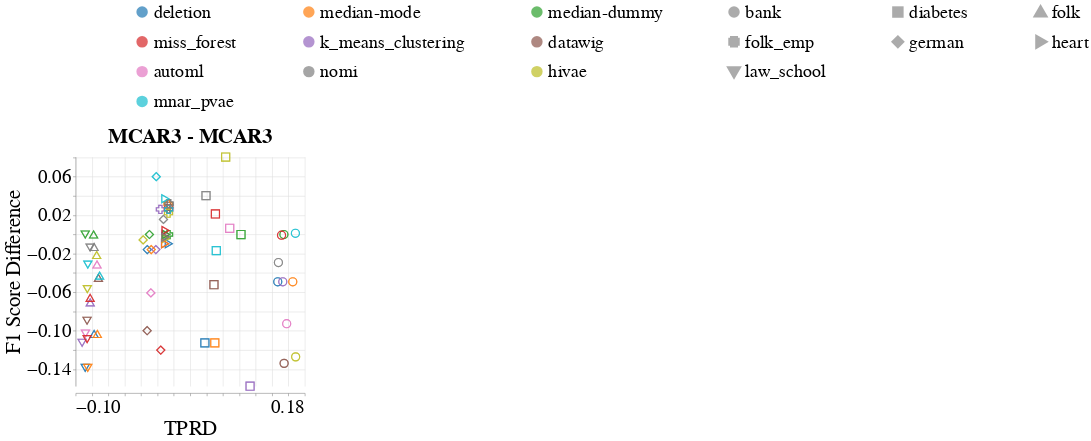

Notebook code cell kept with this figure:
### Markdown cell above
### Disparity Metrics

### Code cell
create_scatter_plot(missingness_types=[
                        {'train': 'MCAR3', 'test': 'MCAR3'},
                        # {'train': 'MAR3', 'test': 'MAR3'},
                        # {'train': 'MNAR3', 'test': 'MNAR3'},
                        # {'train': 'mixed_exp', 'test': 'MCAR1 & MAR1 & MNAR1'},
                    ],
                    imputation_quality_metric_name='f1_score_difference',
                    model_performance_metric_name='Equalized_Odds_TPR',
                    dataset_to_column_name=DATASET_TO_COLUMN_NAME,
                    dataset_to_group=DATASETS_SENSITIVE_ATTRS,
                    shape_by='Dataset_Name', # Dataset_Name or Model_Name
                    base_font_size=30,
                    db_client_1=db_client_1,
                    db_client_3=db_client_3)

### Figure 1 — Vega-Lite specification as saved in the notebook (floating-point values rounded to 4 significant figures; data arrays with more than 128 entries replaced by an {"elided": "..."} marker saying what was removed)
{"config": {"view": {"continuousWidth": 400, "continuousHeight": 300, "stroke": null}, "axis": {"labelFontSize": 34, "labelFontWeight": "normal", "titleFontSize": 36, "titleFontWeight": "normal"}, "facet": {"spacing": 30}, "header": {"labelFontSize": 36, "labelFontWeight": "bold", "labelOrient": "top", "labelPadding": 5, "titleFontSize": 36}, "legend": {"columns": 3, "direction": "horizontal", "labelFontSize": 32, "labelLimit": 400, "orient": "top", "symbolOffset": 100, "symbolStrokeWidth": 10, "titleAnchor": "middle", "titleFontSize": 34, "titleLimit": 300}, "title": {"fontSize": 36}}, "data": {"name": "data-cb8407b9975eb5ff41b2b65246ba1369"}, "facet": {"column": {"field": "Missingness_Type", "sort": ["MCAR3 - MCAR3"], "title": null, "type": "nominal"}}, "spec": {"layer": [{"mark": {"type": "point", "size": 200}, "encoding": {"color": {"field": "Null_Imputer_Name", "scale": {"scheme": "category10"}, "sort": ["deletion", "median-mode", "median-dummy", "miss_forest", "k_means_clustering", "datawig", "automl", "nomi", "tdm", "edit_gain", "gain", "hivae", "notmiwae", "mnar_pvae"], "title": null, "type": "nominal"}, "shape": {"field": "Dataset_Name", "title": null, "type": "nominal"}, "x": {"axis": {"title": "TPRD"}, "field": "Equalized_Odds_TPR", "type": "quantitative"}, "y": {"axis": {"title": "F1 Score Difference"}, "field": "F1_Score_Difference", "scale": {"domain": [-0.1576, 0.08051]}, "type": "quantitative"}}}], "height": 400, "width": 400}, "resolve": {"scale": {"y": "independent"}}, "$schema": "https://vega.github.io/schema/vega-lite/v4.17.0.json", "datasets": {"data-cb8407b9975eb5ff41b2b65246ba1369": {"elided": "140 records"}}}
